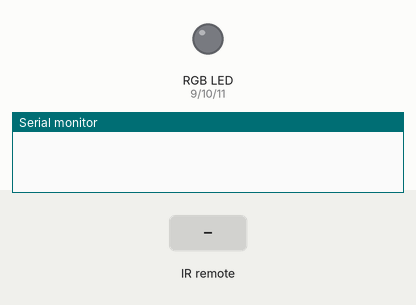
A sketch run on a simulated Arduino Uno, built with avr-gcc and run on an emulated ATmega328P. Shown: an RGB LED mixed from three pins (HIGH = lit), the last lines printed to the serial monitor. The test bench sets the inputs (shaded band).

Above: at 1.2 s.
1.3 s: infrared code 0x810 received
At 2.6 s:
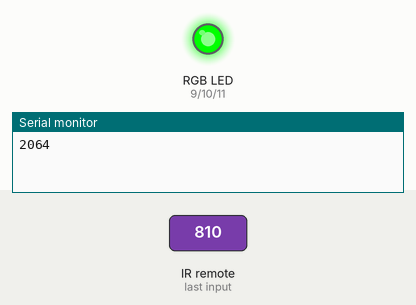
2.9 s: infrared code 0x410 received
At 3.8 s:
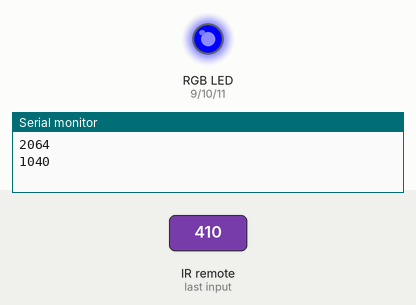
4.5 s: infrared code 0xC10 received
At 5.0 s:
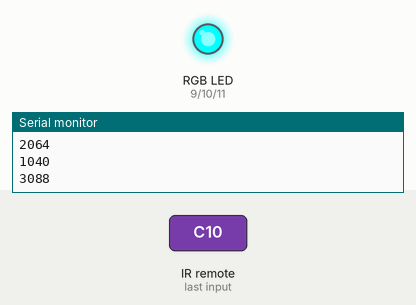
6.1 s: infrared code 0xA10 received
At 7.4 s:
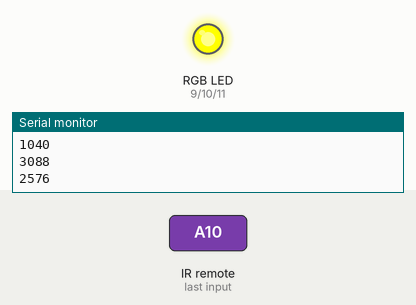
7.7 s: infrared code 0x610 received
At 8.7 s:
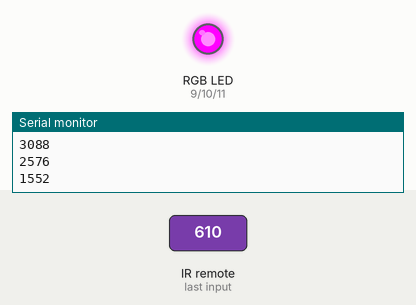
9.3 s: infrared code 0xE10 received
At 9.9 s:
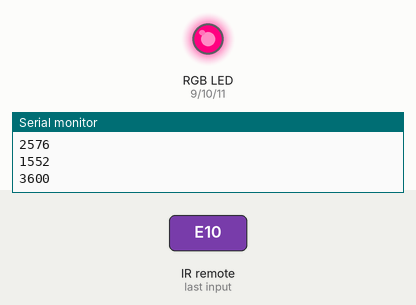
Timing chart, 0 to 11.9 s (numbered marks = the images above; inputs shaded):
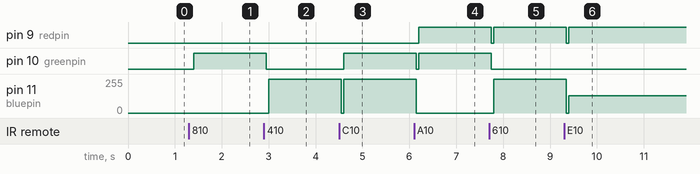

Measured:
- after the input at 1.3 s, pin 10 (greenpin): LOW → HIGH after 0.10 s
- after the input at 2.9 s, pin 10 (greenpin): HIGH → LOW after 0.05 s; pin 11 (bluepin): 0/255 → 255/255 after 0.10 s
- after the input at 4.5 s, pin 10 (greenpin): LOW → HIGH after 0.10 s; pin 11 (bluepin): 255/255 → 0/255 after 0.05 s, → 255/255 0.05 s later
- after the input at 6.1 s, pin 9 (redpin): LOW → HIGH after 0.10 s; pin 10 (greenpin): HIGH → LOW after 0.05 s, → HIGH 0.05 s later; pin 11 (bluepin): 255/255 → 0/255 after 0.05 s
- after the input at 7.7 s, pin 9 (redpin): HIGH → LOW after 0.05 s, → HIGH 0.05 s later; pin 10 (greenpin): HIGH → LOW after 0.05 s; pin 11 (bluepin): 0/255 → 255/255 after 0.10 s
- after the input at 9.3 s, pin 9 (redpin): HIGH → LOW after 0.05 s, → HIGH 0.05 s later; pin 11 (bluepin): 255/255 → 128/255 after 0.05 s

The sketch:

Remote_Controlled_RGB_Lamp.ino
```cpp
#include <IRremote.h> //including a IRremote library
int RECV_PIN = 2; //declaring the var to pin
int bluepin = 11; //declaring the var to pin
int greenpin = 10; //declaring the var to pin
int redpin= 9; //declaring the var to pin
IRrecv irrecv(RECV_PIN);
decode_results results;

void setup() {//void setup
  // put your setup code here, to run once:
  Serial.begin(9600);

  irrecv.enableIRIn();
  pinMode(redpin,OUTPUT); // declaring redpin output
  pinMode(greenpin,OUTPUT);// declaring greenpin output
  pinMode(bluepin,OUTPUT);// declaring bluepin output
}

void loop() {
  // put your main code here, to run repeatedly:
  if(irrecv.decode(&results)){
    int value=results.value;
    Serial.println(value);
    switch(value){    //set the color red for button 1
      case 16:
      delay(50);
      analogWrite(redpin,0);// off
      analogWrite(greenpin,0);// off
      analogWrite(bluepin,0);// off
      delay(50);
      analogWrite(redpin,255);// off
      analogWrite(greenpin,0);// off
      analogWrite(bluepin,0);// on
    }
    switch(value){    //set the color green for button 2
      case 2064:
      delay(50);
      analogWrite(redpin,0);// off
      analogWrite(greenpin,0);// off
      analogWrite(bluepin,0);// off
      delay(50);
      analogWrite(redpin,0);// off
      analogWrite(greenpin,255);// on
      analogWrite(bluepin,0);// off
    }
    switch(value){    //set the color blue for button 3
      case 1040:
      delay(50);
      analogWrite(redpin,0);// off
      analogWrite(greenpin,0);// off
      analogWrite(bluepin,0);// off
      delay(50);
      analogWrite(redpin,0);// off
      analogWrite(greenpin,0);// off
      analogWrite(bluepin,255);// on
    }
    switch(value){    //set the color cyan for button 4
      case 3088:
      delay(50);
      analogWrite(redpin,0);// off
      analogWrite(greenpin,0);// off
      analogWrite(bluepin,0);// off
      delay(50);
      analogWrite(redpin,0);// off
      analogWrite(greenpin,255);// on
      analogWrite(bluepin,255);// on
    }
    switch(value){    //set the color white for button 5
      case 528:
      delay(50);
      analogWrite(redpin,0);// off
      analogWrite(greenpin,0);// off
      analogWrite(bluepin,0);// off
      delay(50);
      analogWrite(redpin,255);// on
      analogWrite(greenpin,255);// on
      analogWrite(bluepin,255);// on
    }
    switch(value){    //set the color yellow for button 6
      case 2576:
      delay(50);
      analogWrite(redpin,0);// off
      analogWrite(greenpin,0);// off
      analogWrite(bluepin,0);// off
      delay(50);
      analogWrite(redpin,255);// on
      analogWrite(greenpin,255);// on
      analogWrite(bluepin,0);// off
    }
    switch(value){    //set the color purple for button 7
      case 1552:
      delay(50);
      analogWrite(redpin,0);// off
      analogWrite(greenpin,0);// off
      analogWrite(bluepin,0);// off
      delay(50);
      analogWrite(redpin,255);// on
      analogWrite(greenpin,0);// off
      analogWrite(bluepin,255);// on
    }
    switch(value){    //set the color pink for button 8
      case 3600:
      delay(50);
      analogWrite(redpin,0);// off
      analogWrite(greenpin,0);// off
      analogWrite(bluepin,0);// off
      delay(50);
      analogWrite(redpin,255);// on
      analogWrite(greenpin,0);// off
      analogWrite(bluepin,128);// siglity on
    }
    switch(value){    //set the color turn off
      case 2704:
      delay(50);
      analogWrite(redpin,0);// off
      analogWrite(greenpin,0);// off
      analogWrite(bluepin,0);// off
    }
    irrecv.resume();
  }
}
```
